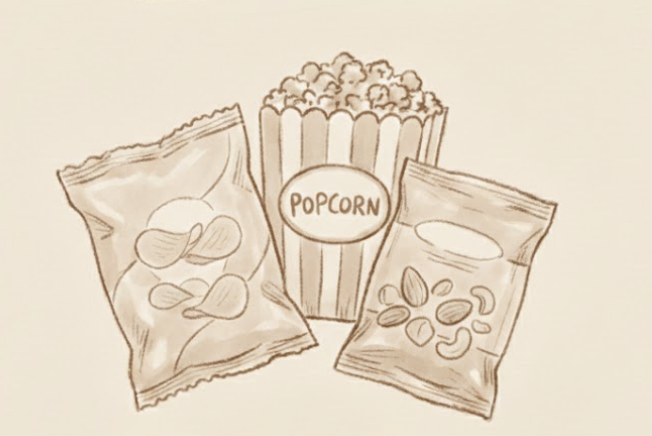
#> input picture png/add_food_icon_transparent.png, 652 x 436 px; its folder holds only this picture in this run
$ python remove_black_bg.py add_food_icon_transparent.png
#> lines starting #> are read from the running program, lines starting #| are printed output that depends on the picture
from __future__ import annotations

import argparse
from pathlib import Path

import cv2
import numpy as np


def remove_black_background(
    image_path: str | Path,
    output_path: str | Path,
    *,
    threshold: int = 30,  # 黑色阈值，低于此值的像素视为黑色
    blur_ksize: int = 3,
    feather: int = 2,
) -> Path:
    """
    去除黑色背景，保留其他所有内容。
    将灰度值低于 threshold 的像素设为透明。
    """
#> called with threshold = 30, blur_ksize = 3, feather = 2
    in_path = Path(image_path).expanduser()
    out_path = Path(output_path).expanduser()

    if not in_path.exists():
        raise FileNotFoundError(f"Input not found: {in_path}")

    img = cv2.imread(str(in_path), cv2.IMREAD_UNCHANGED)
#> img is the input picture: shape (436, 652, 4); mean B, G, R, A 200.4, 218.4, 230.6, 103
    if img is None:
        raise RuntimeError(f"Failed to read image: {in_path}")

    # Ensure BGRA
    if img.ndim == 2:
        img = cv2.cvtColor(img, cv2.COLOR_GRAY2BGRA)
    elif img.shape[2] == 3:
        img = cv2.cvtColor(img, cv2.COLOR_BGR2BGRA)
    elif img.shape[2] != 4:
        raise RuntimeError(f"Unsupported channel count: {img.shape}")

    # Convert to grayscale for thresholding
    gray = cv2.cvtColor(img, cv2.COLOR_BGRA2GRAY)
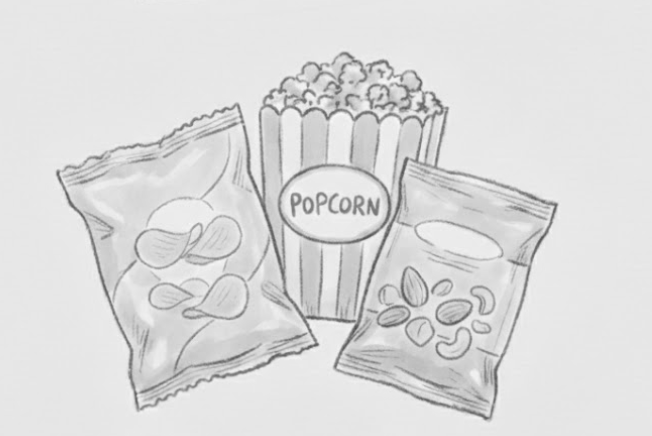
#> gray: shape (436, 652); min 77, max 248, mean 219.9

    if blur_ksize and blur_ksize >= 3:
        k = blur_ksize if blur_ksize % 2 == 1 else blur_ksize + 1
        gray = cv2.GaussianBlur(gray, (k, k), 0)

    # Create mask: 非黑色区域保留（灰度值 > threshold）
    # 黑色区域设为透明（alpha = 0）
    mask = np.where(gray > threshold, 255, 0).astype(np.uint8)
#> mask: shape (436, 652); every value is 255

    # Apply feathering to smooth edges
    if feather and feather > 0:
        k = feather * 2 + 1
        mask = cv2.GaussianBlur(mask, (k, k), 0)

    # Apply mask to alpha channel
    img[:, :, 3] = mask

    out_path.parent.mkdir(parents=True, exist_ok=True)
    ok = cv2.imwrite(str(out_path), img)
    if not ok:
        raise RuntimeError(f"Failed to write output: {out_path}")
    return out_path


def main() -> int:
    p = argparse.ArgumentParser(description="Remove black background from image.")
    p.add_argument("input", help="Input image path (jpg/png)")
    p.add_argument(
        "-o",
        "--output",
        default=None,
        help="Output PNG path. Default: <input_stem>_transparent.png",
    )
    p.add_argument(
        "--threshold",
        type=int,
        default=30,
        help="Black threshold (0-255). Pixels below this value are considered black.",
    )
    p.add_argument(
        "--blur", type=int, default=3, help="Gaussian blur ksize (odd). 0 disables."
    )
    p.add_argument(
        "--feather", type=int, default=2, help="Mask feather radius. 0 disables."
    )
    args = p.parse_args()

    in_path = Path(args.input)
    out_path = (
        Path(args.output)
        if args.output
        else in_path.with_name(f"{in_path.stem}_transparent.png")
    )

    out = remove_black_background(
        in_path,
        out_path,
        threshold=args.threshold,
        blur_ksize=args.blur,
        feather=args.feather,
    )
    print(f"✅ Saved: {out}")
    return 0


if __name__ == "__main__":
    raise SystemExit(main())
#> (the program exits here)
